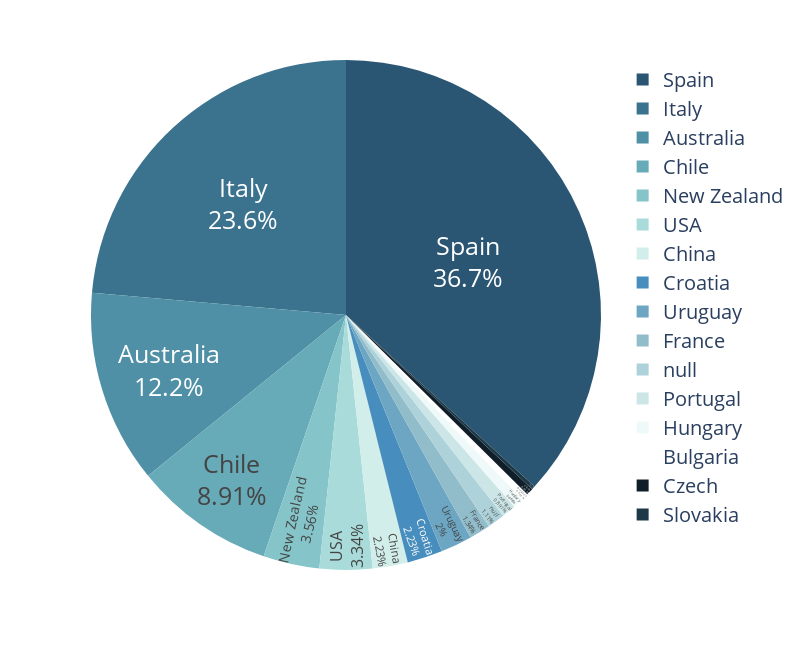

Notebook cell for this chart:
### Markdown cell above
### 2.1. Country
Let's estimate the distribution of wines by country

### Code cell
# Creating a pie chart
fig = px.pie(wine_aroma_df, names='Country', color_discrete_sequence = px.colors.sequential.Teal_r, labels={'Country': ''}, width=800,  height=650)

# Setting labels
fig.update_traces(textposition='inside', textinfo='label+percent', textfont_size=25)


# Updating layout for title and labels
fig.update_layout(
    title_font_size=24,  
    legend_font_size=20,  
    legend_title_font_size=18 
)

# Chart Display
fig.show()

### Figure 1 — Plotly figure (JSON) as saved in the notebook; plotly's stock layout.template omitted (floating-point values rounded to 4 significant figures; data arrays with more than 128 entries replaced by an {"elided": "..."} marker saying what was removed)
{"data": [{"domain": {"x": [0, 1], "y": [0, 1]}, "hovertemplate": "=%{label}<extra></extra>", "labels": {"elided": "449 str values"}, "legendgroup": "", "name": "", "showlegend": true, "textfont": {"size": 25}, "textinfo": "label+percent", "textposition": "inside", "type": "pie"}], "layout": {"height": 650, "legend": {"font": {"size": 20}, "title": {"font": {"size": 18}}, "tracegroupgap": 0}, "margin": {"t": 60}, "piecolorway": ["rgb(42, 86, 116)", "rgb(59, 115, 143)", "rgb(79, 144, 166)", "rgb(104, 171, 184)", "rgb(133, 196, 201)", "rgb(168, 219, 217)", "rgb(209, 238, 234)"], "title": {"font": {"size": 24}}, "width": 800}}
